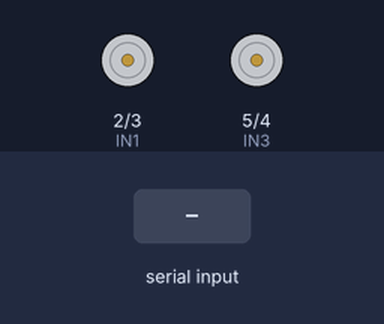
A sketch run on a simulated Arduino Uno, built with avr-gcc and run on an emulated ATmega328P. Shown: motor-driver pin pairs drawn as motors (green arrow = first pin HIGH = forward, orange = second pin HIGH = backward, longer = more drive). The test bench sets the inputs (shaded band). What the sketch prints to the serial monitor is not drawn.

Above: at 1.2 s.
1.3 s: "1" received over Serial
At 1.7 s:
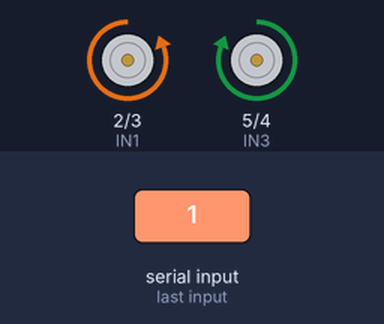
2.8 s: "2" received over Serial
At 4.0 s:
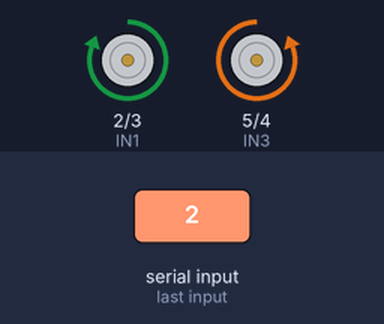
4.3 s: "0" received over Serial
At 5.2 s:
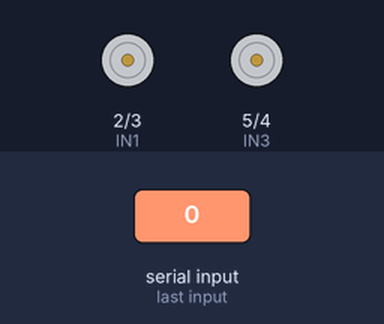
Timing chart, 0 to 7.3 s (numbered marks = the images above; inputs shaded):
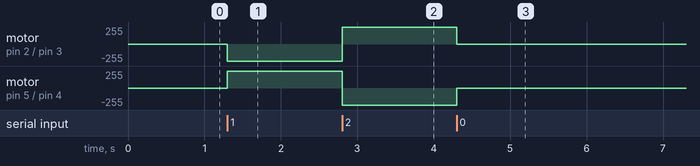

The sketch:

arduino.ino
```cpp
int IN1 = 2;
int IN2 = 3;
int IN3 = 5;
int IN4 = 4;


void setup()
{
  Serial.begin(9600);
  pinMode (IN4, OUTPUT);
  pinMode (IN3, OUTPUT);
  pinMode (IN2, OUTPUT);
  pinMode (IN1, OUTPUT);
}

void loop(){

  while (Serial.available() > 0) {

    char inChar = (char)Serial.read();
    switch(inChar) {
      case '0':
        digitalWrite (IN4, LOW);
        digitalWrite (IN1, LOW);
        digitalWrite (IN3, LOW);
        digitalWrite (IN2, LOW);
        Serial.print("STOP");
      break;
      case '1':
        digitalWrite (IN4, LOW);
        digitalWrite (IN1, LOW);
        digitalWrite (IN3, HIGH);
        digitalWrite (IN2, HIGH);
        Serial.print("REVERSE...");
      break;
      case '2':
        digitalWrite (IN4, HIGH);
        digitalWrite (IN1, HIGH);
        digitalWrite (IN3, LOW);
        digitalWrite (IN2, LOW);
        Serial.print("FORWARD");
      break;
    }

  }
}
```

Measured:
- after the input at 1.3 s, motor on pin 2 (IN1) / pin 3 (IN2): stopped → backward 255/255 at once; motor on pin 5 (IN3) / pin 4 (IN4): stopped → forward 255/255 at once
- after the input at 2.8 s, motor on pin 2 (IN1) / pin 3 (IN2): backward 255/255 → forward 255/255 at once; motor on pin 5 (IN3) / pin 4 (IN4): forward 255/255 → backward 255/255 at once
- after the input at 4.3 s, motor on pin 2 (IN1) / pin 3 (IN2): forward 255/255 → stopped at once; motor on pin 5 (IN3) / pin 4 (IN4): backward 255/255 → stopped at once
